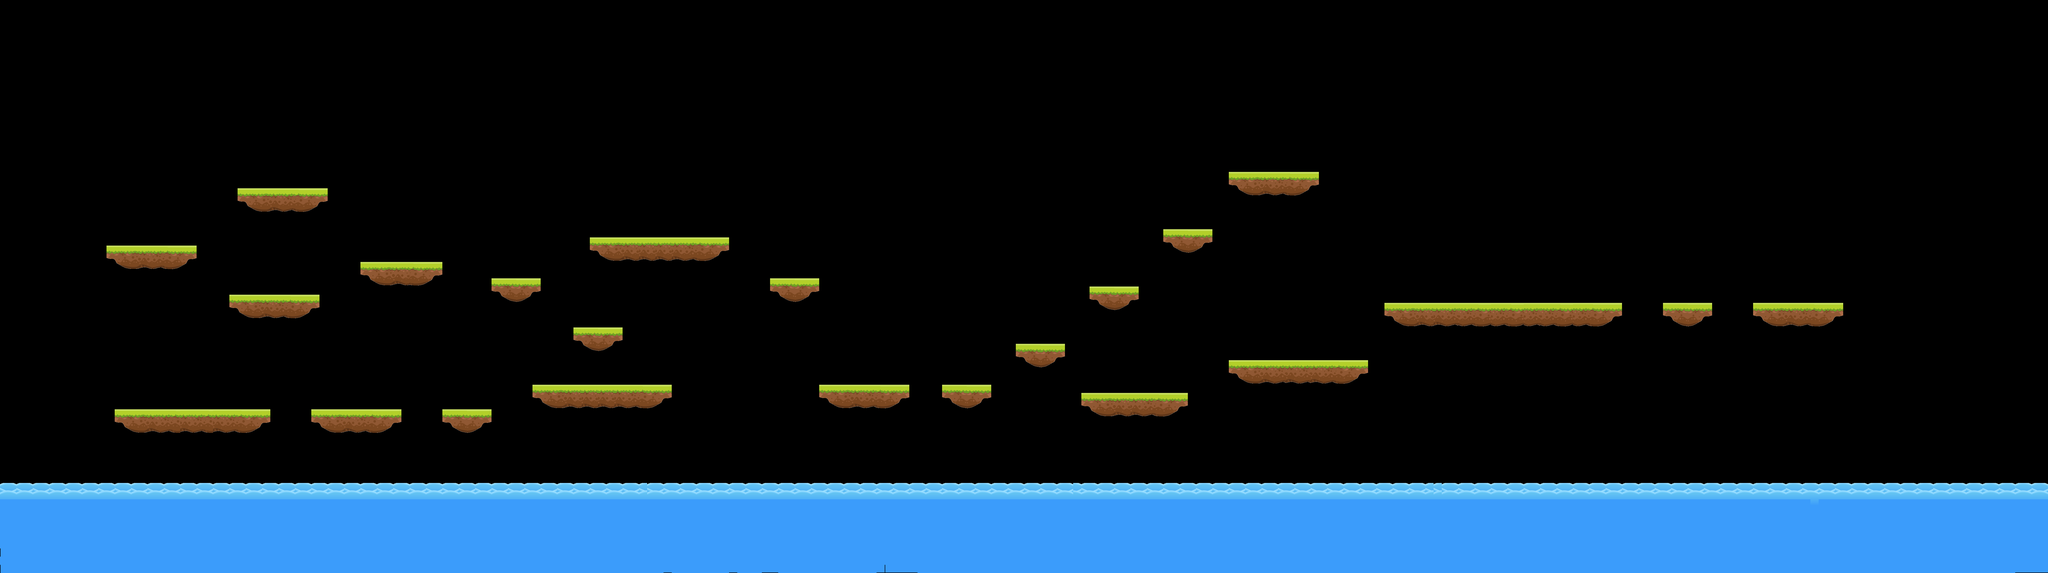

This game map was drawn from its Tiled (.tmx) file and the tilesets committed beside it. A one-line description and the trimmed map source follow:
An orthogonal 250x70 tile map with 32x32 px tiles, 1 tile layer (walls) and 38 objects (object1, object2, object3, object4, object5, ...).

<map version="1.0" orientation="orthogonal" renderorder="right-down" width="250" height="70" tilewidth="32" tileheight="32" nextobjectid="68">
 <tileset firstgid="1" name="walls" tilewidth="32" tileheight="32" tilecount="300" columns="20">
  <image source="obj.png" width="640" height="480" />
 </tileset>
 <layer name="walls" width="250" height="70">
  <data>[17500 cells, 3518 non-empty, 55 distinct tile ids]</data>
 </layer>
 <objectgroup name="objects">
  <object id="12" name="object1" x="448" y="1600" width="608" height="96" />
  <object id="13" name="object2" x="896" y="1152" width="352" height="96" />
  <object id="14" name="object3" x="1216" y="1600" width="352" height="96" />
  <object id="15" name="object4" x="1920" y="1088" width="192" height="96" />
  <object id="16" name="object5" x="1728" y="1600" width="192" height="96" />
  <object id="17" name="object6" x="2080" y="1504" width="544" height="96" />
  <object id="18" name="object7" x="2240" y="1280" width="192" height="96" />
  <object id="19" name="object8" x="2304" y="928" width="542" height="96" />
  <object id="20" name="object9" x="3008" y="1088" width="192" height="96" />
  <object id="22" name="object10" x="3200" y="1504" width="352" height="96" />
  <object id="23" name="object11" x="3680" y="1504" width="192" height="96" />
  <object id="34" name="object12" x="416" y="960" width="352" height="96" />
  <object id="35" name="object13" x="928" y="736" width="352" height="96" />
  <object id="41" name="object14" x="1406" y="1022" width="324" height="96" />
  <object id="50" name="object15" x="3968" y="1344" width="192" height="96" />
  <object id="51" name="object16" x="4224" y="1536" width="416" height="96" />
  <object id="52" name="object17" x="4256" y="1120" width="192" height="96" />
  <object id="53" name="object18" x="4544" y="896" width="192" height="96" />
  <object id="54" name="object19" x="4800" y="1408" width="544" height="96" />
  <object id="55" name="object20" x="4800" y="672" width="352" height="96" />
  <object id="56" name="object21" x="5408" y="1184" width="928" height="96" />
  <object id="58" name="object22" x="6496" y="1184" width="192" height="96" />
  <object id="59" name="object23" x="6848" y="1184" width="352" height="96" />
  <object id="62" name="water" x="0" y="1888" width="8000" height="352" />
 </objectgroup>
 <objectgroup name="mans">
  <object id="61" name="man14" x="4608" y="1440" width="32" height="96" />
  <object id="60" name="man13" x="4224" y="1440" width="32" height="96" />
  <object id="49" name="man12" x="6272" y="1088" width="32" height="96" />
  <object id="48" name="man11" x="5728" y="1088" width="32" height="96" />
  <object id="46" name="man10" x="5120" y="576" width="32" height="96" />
  <object id="29" name="man1" x="928" y="640" width="32" height="96" />
  <object id="33" name="man2" x="1248" y="640" width="32" height="96" />
  <object id="36" name="man3" x="2080" y="1408" width="32" height="96" />
  <object id="37" name="man4" x="2592" y="1408" width="32" height="96" />
  <object id="38" name="man5" x="3008" y="992" width="32" height="96" />
  <object id="39" name="man6" x="3168" y="992" width="32" height="96" />
  <object id="42" name="man7" x="416" y="864" width="32" height="96" />
  <object id="43" name="man8" x="736" y="864" width="32" height="96" />
  <object id="45" name="man9" x="4800" y="576" width="32" height="96" />
 </objectgroup>
</map>